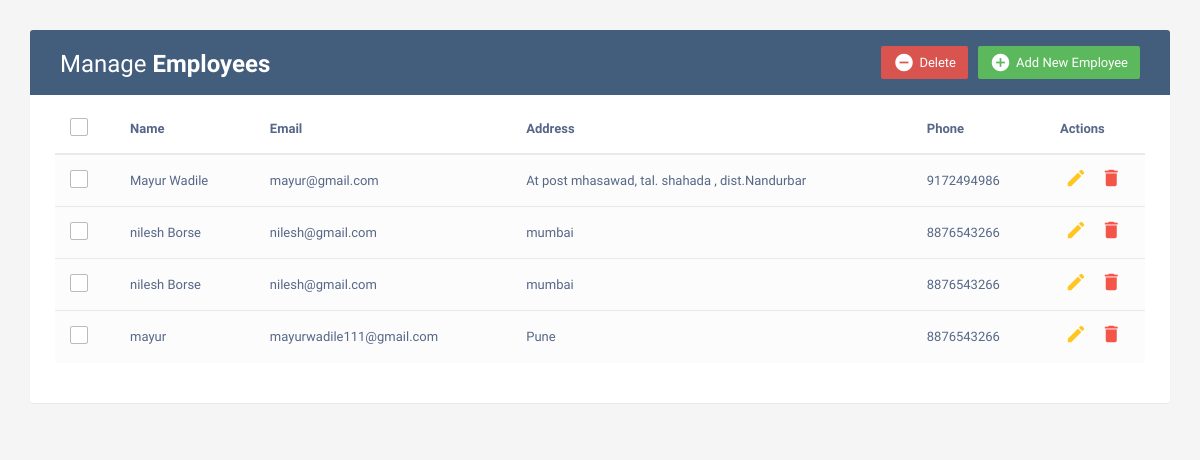
The page / on the database its author committed.
### CRUD/models.py (models this page shows, shortened)
class Employees(models.Model):
    name = models.CharField(max_length=100)
    email = models.EmailField(max_length=254)
    address = models.TextField()
    phone = models.IntegerField()

### CRUD/views.py (the view)
# urls.py: path('',views.INDEX,name='home'),
def INDEX(request):
    emp= Employees.objects.all()
    return render(request,'index.html',{'emp':emp})

### CRUD/templates/index.html (shortened to what this page needs)
<!DOCTYPE html>
<html lang="en">
<head>
<link rel="stylesheet" href="https://maxcdn.bootstrapcdn.com/font-awesome/4.7.0/css/font-awesome.min.css">
<link rel="stylesheet" href="https://maxcdn.bootstrapcdn.com/bootstrap/3.3.7/css/bootstrap.min.css">
  <body>
    <div class="container">
        <div class="table-wrapper">
            <div class="table-title">
                <div class="row">
                    <div class="col-sm-6">
						<h2>Manage <b>Employees</b></h2>
					</div>
					<div class="col-sm-6">
						<a href="#addEmployeeModal" class="btn btn-success" data-toggle="modal"><i class="material-icons">&#xE147;</i> <span>Add New Employee</span></a>
						<a href="#deleteEmployeeModal" class="btn btn-danger" data-toggle="modal"><i class="material-icons">&#xE15C;</i> <span>Delete</span></a>
					</div>
                </div>
            </div>
            <table class="table table-striped table-hover">
                <thead>
                    <tr>
						<th>
							<span class="custom-checkbox">
								<label for="selectAll"></label>
							</span>
						</th>
                        <th>Name</th>
                        <th>Email</th>
						<th>Address</th>
                        <th>Phone</th>
                        <th>Actions</th>
                    </tr>
                </thead>
                <tbody>{% for i in emp %}
                    <tr>
						<td>
							<span class="custom-checkbox">
								<label for="checkbox1"></label>
							</span>
						</td>
                        <td>{{i.name}}</td>
                        <td>{{i.email}}</td>
						<td>{{i.address}}</td>
                        <td>{{i.phone}}</td>
                        <td>
                            <a href="#editEmployeeModal-{{forloop.counter}}" class="edit" data-toggle="modal"><i class="material-icons" data-toggle="tooltip" title="Edit">&#xE254;</i></a>
                            <a href="#deleteEmployeeModal-{{forloop.counter}}" class="delete" data-toggle="modal"><i class="material-icons" data-toggle="tooltip" title="Delete">&#xE872;</i></a>
                        </td>
                    </tr>
                    <tr>
						{% endfor %}
                </tbody>
            </table>
    </div>
</body>
</html>

### CRUD/templates/index.html (style rules this page uses)
body { color: #566787; background: #f5f5f5; font-family: 'Varela Round', sans-serif; font-size: 13px; }
.table-wrapper { background: #fff; padding: 20px 25px; margin: 30px 0; border-radius: 3px; box-shadow: 0 1px 1px rgba(0,0,0,.05); }
.table-title { padding-bottom: 15px; background: #435d7d; color: #fff; padding: 16px 30px; margin: -20px -25px 10px; border-radius: 3px 3px 0 0; }
.table-title h2 { margin: 5px 0 0; font-size: 24px; }
.table-title .btn { color: #fff; float: right; font-size: 13px; border: none; min-width: 50px; border-radius: 2px; border: none; outline: none !important; margin-left: 10px; }
.table-title .btn i { float: left; font-size: 21px; margin-right: 5px; }
.table-title .btn span { float: left; margin-top: 2px; }
table.table tr th, table.table tr td { border-color: #e9e9e9; padding: 12px 15px; vertical-align: middle; }
table.table tr th:first-child { width: 60px; }
table.table tr th:last-child { width: 100px; }
table.table-striped tbody tr:nth-of-type(odd) { background-color: #fcfcfc; }
table.table td:last-child i { opacity: 0.9; font-size: 22px; margin: 0 5px; }
table.table td a { font-weight: bold; color: #566787; display: inline-block; text-decoration: none; outline: none !important; }
table.table td a.edit { color: #FFC107; }
table.table td a.delete { color: #F44336; }
table.table td i { font-size: 19px; }
.custom-checkbox { position: relative; }
.custom-checkbox label:before { width: 18px; height: 18px; }
.custom-checkbox label:before { content: ''; margin-right: 10px; display: inline-block; vertical-align: text-top; background: white; border: 1px solid #bbb; border-radius: 2px; box-sizing: border-box; z-index: 2; }

### rows shown on the page
Employees: name "Mayur Wadile", email "mayur@gmail.com", address "At post mhasawad, tal. shahada , dist.Nandurbar", phone "9172494986"
Employees: name "nilesh Borse", email "nilesh@gmail.com", address "mumbai", phone "8876543266"
Employees: name "nilesh Borse", email "nilesh@gmail.com", address "mumbai", phone "8876543266"
Employees: name "mayur", email "mayurwadile111@gmail.com", address "Pune", phone "8876543266"
